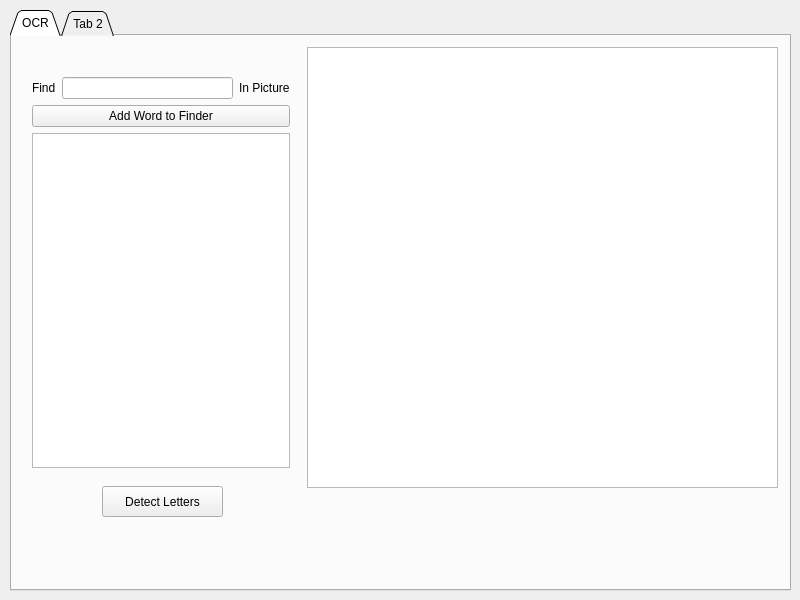
<?xml version="1.0" encoding="UTF-8"?>
<ui version="4.0">
 <class>OCR</class>
 <widget class="QWidget" name="OCR">
  <property name="geometry">
   <rect>
    <x>0</x>
    <y>0</y>
    <width>800</width>
    <height>600</height>
   </rect>
  </property>
  <property name="windowTitle">
   <string>OCR</string>
  </property>
  <widget class="QTabWidget" name="tabWidget">
   <property name="geometry">
    <rect>
     <x>10</x>
     <y>10</y>
     <width>781</width>
     <height>581</height>
    </rect>
   </property>
   <property name="tabShape">
    <enum>QTabWidget::Triangular</enum>
   </property>
   <property name="currentIndex">
    <number>0</number>
   </property>
   <property name="documentMode">
    <bool>false</bool>
   </property>
   <property name="movable">
    <bool>false</bool>
   </property>
   <property name="tabBarAutoHide">
    <bool>false</bool>
   </property>
   <widget class="QWidget" name="tab">
    <attribute name="title">
     <string>OCR</string>
    </attribute>
    <widget class="QPushButton" name="detect_letters_button">
     <property name="geometry">
      <rect>
       <x>90</x>
       <y>450</y>
       <width>121</width>
       <height>31</height>
      </rect>
     </property>
     <property name="text">
      <string>Detect Letters</string>
     </property>
    </widget>
    <widget class="QTextBrowser" name="textBrowser">
     <property name="geometry">
      <rect>
       <x>295</x>
       <y>11</y>
       <width>471</width>
       <height>441</height>
      </rect>
     </property>
    </widget>
    <widget class="QWidget" name="">
     <property name="geometry">
      <rect>
       <x>20</x>
       <y>41</y>
       <width>258</width>
       <height>391</height>
      </rect>
     </property>
     <layout class="QVBoxLayout" name="verticalLayout_2">
      <item>
       <layout class="QVBoxLayout" name="verticalLayout">
        <item>
         <layout class="QHBoxLayout" name="horizontalLayout">
          <item>
           <widget class="QLabel" name="label_2">
            <property name="text">
             <string>Find</string>
            </property>
           </widget>
          </item>
          <item>
           <widget class="QLineEdit" name="lineEdit"/>
          </item>
          <item>
           <widget class="QLabel" name="label">
            <property name="text">
             <string>In Picture</string>
            </property>
           </widget>
          </item>
         </layout>
        </item>
        <item>
         <widget class="QPushButton" name="add_word_to_dictionary_button">
          <property name="text">
           <string>Add Word to Finder</string>
          </property>
         </widget>
        </item>
       </layout>
      </item>
      <item>
       <widget class="QGraphicsView" name="graphicsView"/>
      </item>
     </layout>
    </widget>
   </widget>
   <widget class="QWidget" name="tab_2">
    <attribute name="title">
     <string>Tab 2</string>
    </attribute>
   </widget>
  </widget>
 </widget>
 <resources/>
 <connections/>
</ui>
